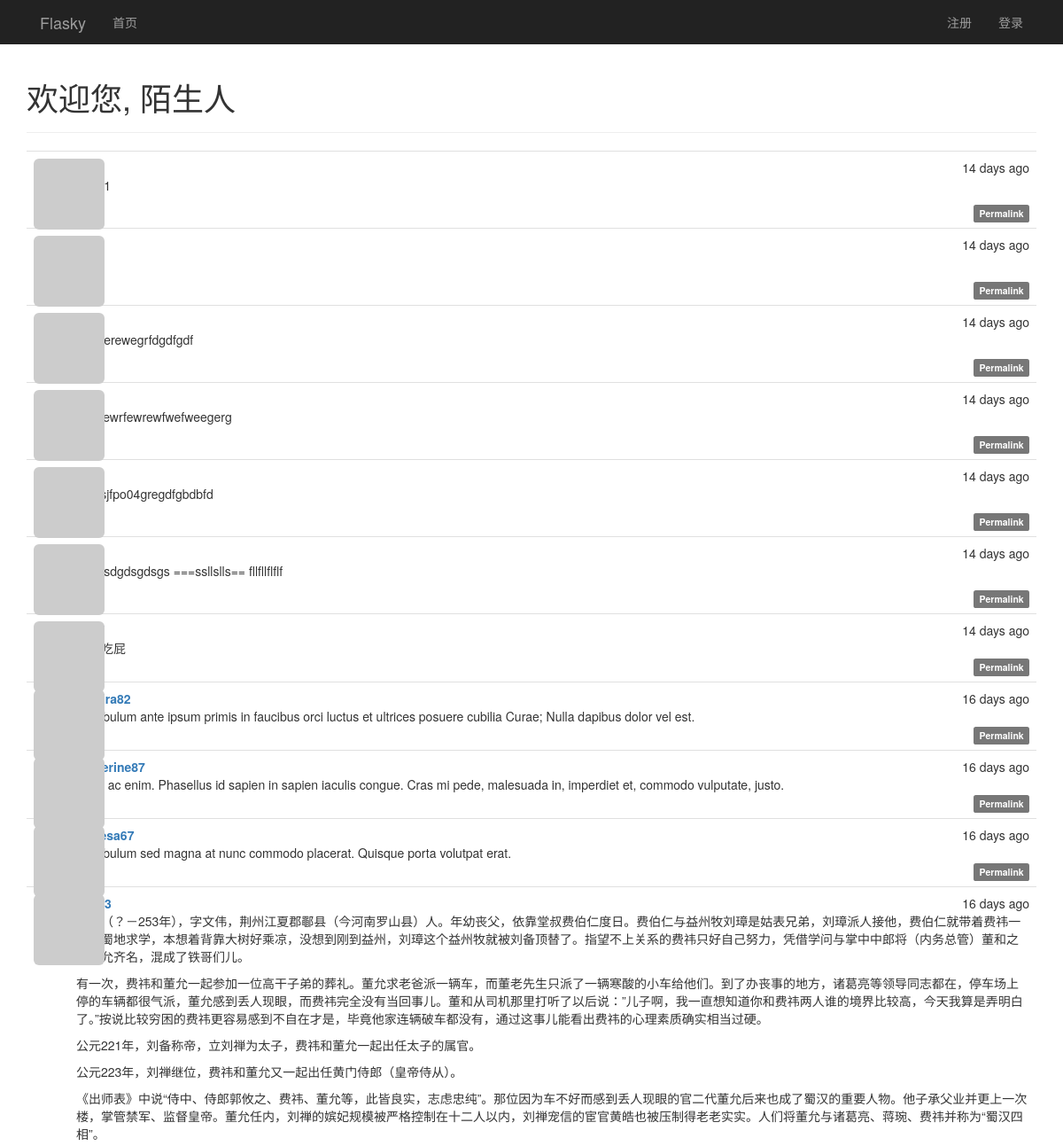
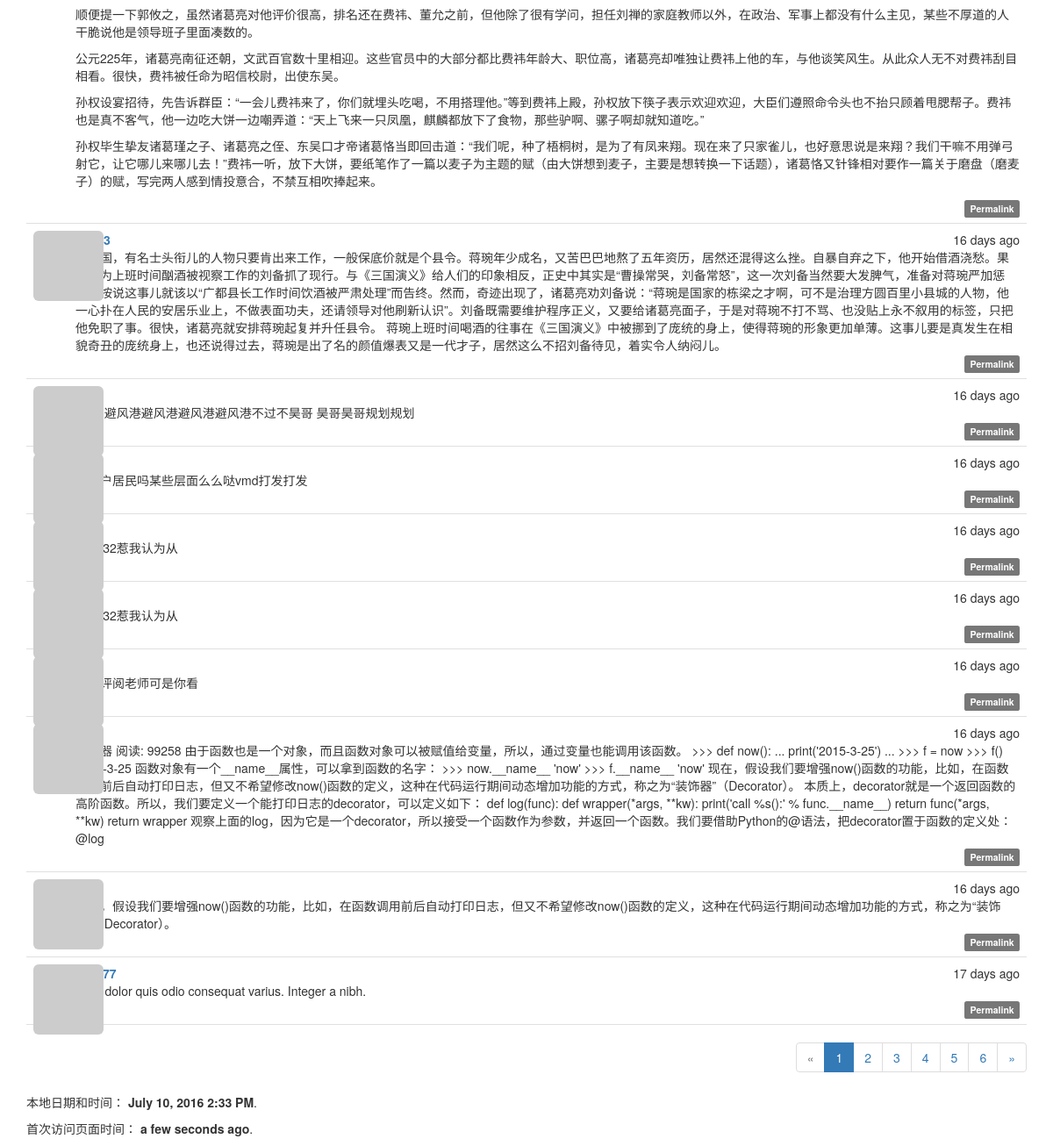
The page / on the database its author committed (2 pictures, top to bottom).
### app/models.py (models this page shows, shortened)
class Post(db.Model):
    __tablename__ = 'posts'
    id = db.Column(db.Integer, primary_key=True)
    body = db.Column(db.Text)
    body_html = db.Column(db.Text)
    timestamp = db.Column(db.DateTime, index=True, default=datetime.utcnow)
    author_id = db.Column(db.Integer, db.ForeignKey('users.id'))

class User(UserMixin, db.Model):
    __tablename__ = 'users'
    id = db.Column(db.Integer, primary_key=True)
    email = db.Column(db.String(64), unique=True, index=True)
    username = db.Column(db.String(64), unique=True, index=True)
    password_hash = db.Column(db.String(128))
    confirmed = db.Column(db.Boolean, default=False)
    role_id = db.Column(db.Integer, db.ForeignKey('roles.id'))
    name = db.Column(db.String(64))
    location = db.Column(db.String(64))
    about_me = db.Column(db.TEXT())
    member_since = db.Column(db.DateTime(), default=datetime.utcnow)
    last_seen = db.Column(db.DateTime(), default=datetime.utcnow)
    avatar_hash = db.Column(db.String(32))
    posts = db.relationship('Post', backref='author', lazy='dynamic')
    followed = db.relationship('Follow', foreign_keys=[Follow.follower_id],
                               backref=db.backref('follower', lazy='joined'),
                               lazy='dynamic',
                               cascade='all, delete-orphan')
    followers = db.relationship('Follow', foreign_keys=[Follow.followed_id],
                               backref=db.backref('followed', lazy='joined'),
                               lazy='dynamic',
                               cascade='all, delete-orphan')
    @property
    def password(self):
        raise AttributeError('password is not a readable attribute')
    def gravatar(self, size=100, default='identicon', rating='g'):
        if request.is_secure:
            url = 'https://secure.gravatar.com/avatar'
        else:
            url = 'http://s.gravatar.com/avatar'
        email_hash = self.avatar_hash or hashlib.md5(self.email.encode('utf-8')).hexdigest()
        return '{url}/{hash}?s={size}&d={default}&r={rating}'.format(
            url=url, hash=email_hash, size=size, default=default, rating=rating)

### app/main/views.py (the view)
@main.route('/', methods=['GET', 'POST'])
def index():
    form = PostForm()
    if current_user.can(Permission.WRITE_ARTICLES) and \
            form.validate_on_submit():
        post = Post(body=form.body.data,
                    author=current_user._get_current_object())
        db.session.add(post)
        return redirect(url_for('.index'))
    page = request.args.get('page', 1, type=int)
    pagination = Post.query.order_by(Post.timestamp.desc()).paginate(
        page, per_page=current_app.config['FLASK_POSTS_PER_PAGE'],
        error_out=False)
    posts = pagination.items
    return render_template('index.html', form=form, posts=posts, pagination=pagination, current_time=datetime.utcnow())

### app/auth/views.py (called while the page is built)
@auth.before_app_request
def before_request():
    if current_user.is_authenticated:
        current_user.ping()
        if not current_user.confirmed \
                and request.endpoint[:5] != 'auth.' \
                and request.endpoint != 'static':
            return redirect(url_for('auth.unconfirmed'))

### app/main/__init__.py (called while the page is built)
@main.app_context_processor
def inject_permissions():
    return dict(Permission=Permission)

### app/models.py (called while the page is built)
    def can(self, permissions):
        return False

    def is_administrator(self):
        return False

### app/templates/index.html (shortened to what this page needs)
{% extends "base.html" %}
{% import "bootstrap/wtf.html" as wtf %}
{% import "_marcros.html" as macros %}
{% block page_content %}
<div class="page-header">
    <h1>欢迎您,
    {% if current_user.is_authenticated %}
        {{ current_user.username }}
    {% else %}
        陌生人
    {% endif %}
    </h1>
</div>
{% include '_posts.html' %}
<div class="pagination">
    {{ macros.pagination_widget(pagination, '.index') }}
</div>
<p>本地日期和时间： <strong>{{ moment(current_time).format('LLL') }}</strong>.</p>
<p>首次访问页面时间： <strong>{{ moment(current_time).fromNow(refresh=True) }}</strong>.</p>
{% endblock %}

### app/templates/_posts.html (shortened to what this page needs)
<ul class="posts">
    {% for post in posts %}
    <li class="post">
        <div class="post-thumbnail">
            <a href="{{ url_for('.user', username=post.author.username) }}">
                <img class="img-rounded profile-thumbnail"
                     src="{{ post.author.gravatar(size=40) }}">
            </a>
        </div>
        <div class="post-content">
            <div class="post-date">{{ moment(post.timestamp).fromNow() }}</div>
            <div class="post-author">
                <a href="{{ url_for('.user', username=post.author.username) }}">
                    {{ post.author.username }}
                </a>
            </div>
            <div class="post-body">
                {% if post.body_html %}
                    {{ post.body_html | safe }}
                {% else %}
                    {{ post.body }}
                {% endif %}
            </div>
            <div class="post-footer">
                <a href="{{ url_for('.post', post_id=post.id) }}">
                    <span class="label label-default">Permalink</span>
                </a>
            </div>
        </div>
    </li>
    {% endfor %}
</ul>

### app/static/styles.css (style rules this page uses)
.profile-thumbnail { position: absolute; }
ul.posts { list-style-type: none; padding: 0px; margin: 16px 0px 0px 0px; border-top: 1px solid #e0e0e0; }
ul.posts li.post { padding: 8px; border-bottom: 1px solid #e0e0e0; }
div.post-date { float: right; }
div.post-author { font-weight: bold; }
div.post-thumbnail { position: absolute; }
div.post-content { margin-left: 48px; min-height: 48px; }
div.post-footer { text-align: right; }
div.pagination { width: 100%; text-align: right; padding: 0px; margin: 0px; }

### rows shown on the page
Post: timestamp "14 days ago"
Post: timestamp "14 days ago"
Post: timestamp "14 days ago", body_html "2224erewegrfdgdfgdf"
Post: timestamp "14 days ago", body_html "24wrewrfewrewfwefweegerg"
Post: timestamp "14 days ago", body_html "dfg;;sjfpo04gregdfgbdbfd"
Post: timestamp "14 days ago", body_html "235gsdgdsgdsgs ===ssllslls== fllfllflflf"
Post: timestamp "14 days ago"
Post: timestamp "16 days ago", body "Vestibulum ante ipsum primis in faucibus orci luctus et ultrices posuere cubilia Curae; Nulla dapibus dolor vel est."
Post: timestamp "16 days ago", author.username "catherine87", body "Nulla ac enim. Phasellus id sapien in sapien iaculis congue. Cras mi pede, malesuada in, imperdiet et, commodo vulputate, justo."
Post: timestamp "16 days ago", author.username "theresa67", body "Vestibulum sed magna at nunc commodo placerat. Quisque porta volutpat erat."
Post: timestamp "16 days ago", body_html "费祎（？－253年），字文伟，荆州江夏郡鄳县（今河南罗山县）人。年幼丧父，依靠堂叔费伯仁度日。费伯仁与益州牧刘璋是姑表兄弟，刘璋派人接他，费伯仁就带着费祎一起去蜀地求学，本想着背靠大树好乘凉，没想到刚到益州，刘璋这个益州牧就被刘备顶替了。指望不上关系的费祎只好自己努力，凭借学问与掌中中郎将（内务总管）董和之子董允齐名，混成了铁哥们儿。 有一次，费祎和董允一起参加一位高干子弟的葬礼。董允求老爸派一辆车，而董老先生只派了一辆寒酸的小车给他们。到了办丧事的地方，诸葛亮等领导同志都在，停车场上停的车辆都很气派，董允感到丢人现眼，而费祎完全没有当回事儿。董和从司机那里打听了以后说：”儿子啊，我一直想知道你和费祎两人谁的境界比较高，今天我算是弄明白了。”按说比较穷困的费祎更容易感到不自在才是，毕竟他家连辆破车都没有，通过这事儿能看出费祎的心理素质确实相当过硬。 公元221年，刘备称帝，立刘禅为太子，费祎和董允一起出任太子的属官。 公元223年，刘禅继位，费祎和董允又一起出任黄门侍郎（皇帝侍从）。 《出师表》中说“侍中、侍郎郭攸之、费祎、董允等，此皆良实，志虑忠纯”。那位因为车不好而感到丢人现眼的官二代董允后来也成了蜀汉的重要人物。他子承父业并更上一次楼，掌管禁军、监督皇帝。董允任内，刘禅的嫔妃规模被严格控制在十二人以内，刘禅宠信的宦官黄皓也被压制得老老实实。人们将董允与诸葛亮、蒋琬、费祎并称为“蜀汉四相”。 顺便提一下郭攸之，虽然诸葛亮对他评价很高，排名还在费祎、董允之前，但他除了很有学问，担任刘禅的家庭教师以外，在政治、军事上都没有什么主见，某些不厚道的人干脆说他是领导班子里面凑数的。…"
Post: timestamp "16 days ago", body "末三国，有名士头衔儿的人物只要肯出来工作，一般保底价就是个县令。蒋琬年少成名，又苦巴巴地熬了五年资历，居然还混得这么挫。自暴自弃之下，他开始借酒浇愁。果然因为上班时间酗酒被视察工作的刘备抓了现行。与《三国演义》给人们的印象相反，正史中其实是“曹操常哭，刘备常怒”，这一次刘备当然要大发脾气，准备对蒋琬严加惩处。按说这事儿就该以“广都县长工作时间饮酒被严肃处理”而告终。然而，奇迹出现了，诸葛亮劝刘备说：“蒋琬是国家的栋梁之才啊，可不是治理方圆百里小县城的人物，他一心扑在人民的安居乐业上，不做表面功夫，还请领导对他刷新认识”。刘备既需要维护程序正义，又要给诸葛亮面子，于是对蒋琬不打不骂、也没贴上永不叙用的标签，只把他免职了事。很快，诸葛亮就安排蒋琬起复并升任县令。 蒋琬上班时间喝酒的往事在《三国演义》中被挪到了庞统的身上，使得蒋琬的形象更加单薄。这事儿要是真发生在相貌奇丑的庞统身上，也还说得过去，蒋琬是出了名的颜值爆表又是一代才子，居然这么不招刘备待见，着实令人纳闷儿。"
Post: timestamp "16 days ago", body "r恶搞避风港避风港避风港避风港不过不昊哥 昊哥昊哥规划规划"
Post: timestamp "16 days ago", body "月娥户居民吗某些层面么么哒vmd打发打发"
Post: timestamp "16 days ago", body "333332惹我认为从"
Post: timestamp "16 days ago", body "333332惹我认为从"
Post: timestamp "16 days ago", body "发表评阅老师可是你看"
Post: timestamp "16 days ago", body "装饰器 阅读: 99258 由于函数也是一个对象，而且函数对象可以被赋值给变量，所以，通过变量也能调用该函数。 >>> def now(): ... print('2015-3-25') ... >>> f = now >>> f() 2015-3-25 函数对象有一个__name__属性，可以拿到函数的名字： >>> now.__name__ 'now' >>> f.__name__ 'now' 现在，假设我们要增强now()函数的功能，比如，在函数调用前后自动打印日志，但又不希望修改now()函数的定义，这种在代码运行期间动态增加功能的方式，称之为“装饰器”（Decorator）。 本质上，decorator就是一个返回函数的高阶函数。所以，我们要定义一个能打印日志的decorator，可以定义如下： def log(func): def wrapper(*args, **kw): print('call %s():' % func.__name__) return func(*args, **kw) return wrapper 观察上面的log，因为它是一个decorator，所以接受一个函数作为参数，并返回一个函数。我们要借助Python的@语法，把decorator置于函数的定义处： @log"
Post: timestamp "16 days ago", body "现在，假设我们要增强now()函数的功能，比如，在函数调用前后自动打印日志，但又不希望修改now()函数的定义，这种在代码运行期间动态增加功能的方式，称之为“装饰器”（Decorator）。"
Post: timestamp "17 days ago", body "Ut at dolor quis odio consequat varius. Integer a nibh."

### other values the page prints
{{ p }} "1" "2" "3" "4" "5"
{{ p }} "6"
